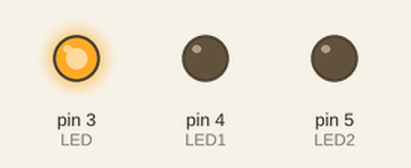
A sketch run on a simulated Arduino Uno, built with avr-gcc and run on an emulated ATmega328P. Parts: output pins drawn as LEDs (lit = HIGH).

Above: at 0.2 s.
At 1.2 s:
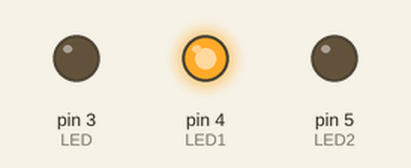
At 2.2 s:
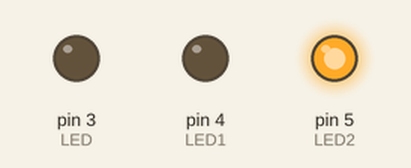
At 5.7 s:
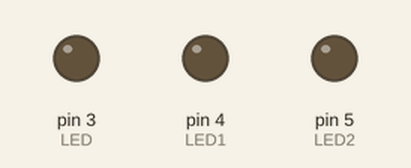
Timing chart, 0 to 6.9 s (numbered marks = the images above):
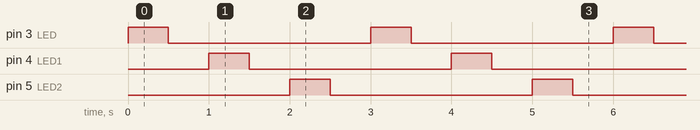

Measured:
- by itself, pin 3 (LED), pin 4 (LED1), pin 5 (LED2): alternates HIGH for 0.50 s and LOW for 2.5 s
- by itself, everything shown: repeats every 3.0 s, in 6 steps

The sketch:

code.ino
```cpp
int LED = 3;
int LED1 = 4;
int LED2 = 5;
void setup() {
  pinMode(LED, OUTPUT);
  pinMode(LED1, OUTPUT);
  pinMode(LED2, OUTPUT);
}

void loop() {
  digitalWrite(LED, HIGH);
  delay(500);
  digitalWrite(LED, LOW);
  delay(500);

  digitalWrite(LED1, HIGH);
  delay(500);
  digitalWrite(LED1, LOW);
  delay(500);

  digitalWrite(LED2, HIGH);
  delay(500);
  digitalWrite(LED2, LOW);
  delay(500);
}
```
